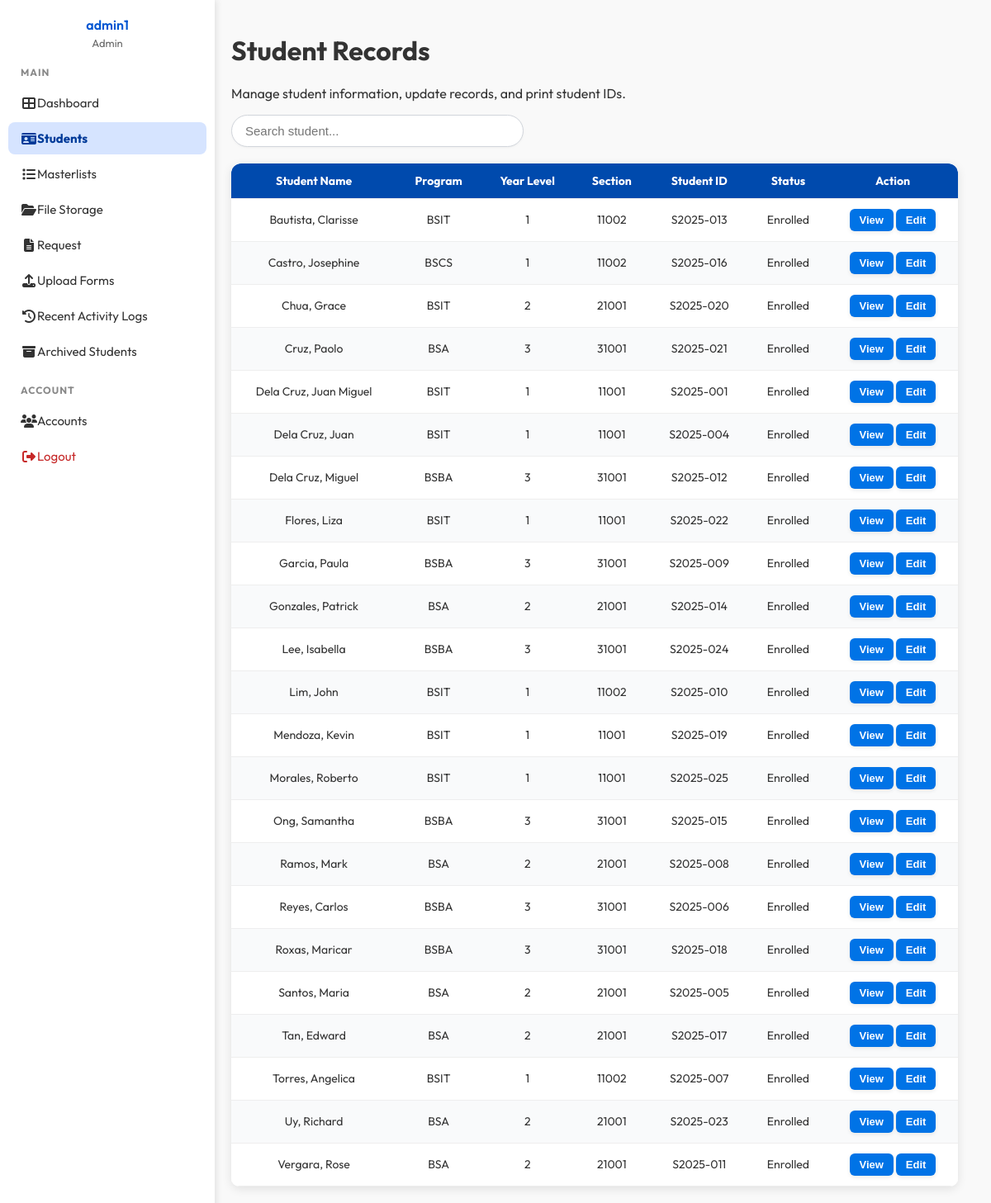
Page /admin/StudentInfo.php (signed in) on the committed database.
### tables this page shows
CREATE TABLE `users` (
  `user_id` int(11) NOT NULL,
  `username` varchar(255) DEFAULT NULL,
  `email` varchar(255) NOT NULL,
  `password_hash` text DEFAULT NULL,
  `role_id` int(11) DEFAULT NULL,
  `active` tinyint(1) DEFAULT NULL
);

CREATE TABLE `roles` (
  `role_id` int(11) NOT NULL,
  `name` varchar(255) DEFAULT NULL,
  `description` text DEFAULT NULL
);

CREATE TABLE `students` (
  `student_id` varchar(255) NOT NULL,
  `user_id` int(11) DEFAULT NULL,
  `first_name` varchar(255) DEFAULT NULL,
  `last_name` varchar(255) DEFAULT NULL,
  `birthdate` date DEFAULT NULL,
  `gender` varchar(255) DEFAULT NULL,
  `program` varchar(50) NOT NULL,
  `year_level` int(11) DEFAULT NULL,
  `section` int(10) NOT NULL,
  `student_status` varchar(255) DEFAULT NULL,
  `photo_path` text DEFAULT NULL,
  `date_registered` date DEFAULT NULL,
  `email` varchar(255) DEFAULT NULL,
  `contact_no` varchar(255) DEFAULT NULL
);

CREATE TABLE `academic_background` (
  `id` int(11) NOT NULL,
  `student_id` varchar(50) NOT NULL,
  `primary_school` varchar(255) DEFAULT NULL,
  `primary_year` varchar(10) DEFAULT NULL,
  `secondary_school` varchar(255) DEFAULT NULL,
  `secondary_year` varchar(10) DEFAULT NULL,
  `tertiary_school` varchar(255) DEFAULT NULL,
  `tertiary_year` varchar(10) DEFAULT NULL
);

### admin/StudentInfo.php (the view, shortened to what this page needs)
<?php
require_once __DIR__ . "/../Database/connection.php";
$resAll = $conn->query(
  "SELECT
    s.student_id,
    s.first_name,
    s.last_name,
    s.program,
    s.year_level,
    s.section,
    s.student_status,
    g.name AS guardian_name,
    g.contact_no AS guardian_contact,
    g.address AS guardian_address,
    s.birthdate,
    s.gender,
    s.photo_path,
    ab.primary_school,
    ab.primary_year,
    ab.secondary_school,
    ab.secondary_year,
    ab.tertiary_school,
    ab.tertiary_year
  FROM students s
  LEFT JOIN guardians g ON s.student_id = g.student_id
  LEFT JOIN academic_background ab ON s.student_id = ab.student_id
  ORDER BY s.last_name ASC"
);
$allStudents = $resAll->fetch_all(MYSQLI_ASSOC);
$students = array_slice($allStudents, 0, 50);
?>
<!DOCTYPE html>
<html lang="en">
<head>
  <link rel="stylesheet" href="../components/css/StudentInfo.css">
</head>
<body>
<?php include 'AdminSidenav.php'; ?>
<div class="container">
  <h1>Student Records</h1>
  <p>Manage student information, update records, and print student IDs.</p>
  <div style="position:relative;">
    <input type="text" id="searchInput" placeholder="Search student..." autocomplete="off">
  </div>
  <div class="table-wrapper">
    <table id="studentsTable">
    <thead>
      <tr>
        <th>Student Name</th>
        <th>Program</th>
        <th>Year Level</th>
        <th>Section</th>
        <th>Student ID</th>
        <th>Status</th>
        <th>Action</th>
      </tr>
    </thead>
  <tbody id="studentsBody">
  <?php foreach ($students as $s): ?>
    <tr data-student='<?= json_encode($s, JSON_HEX_APOS | JSON_HEX_QUOT) ?>'>
      <td><?= htmlspecialchars($s['last_name'] . ", " . $s['first_name']) ?></td>
      <td><?= htmlspecialchars($s['program']) ?></td>
      <td><?= htmlspecialchars($s['year_level']) ?></td>
      <td><?= htmlspecialchars($s['section']) ?></td>
      <td><?= htmlspecialchars($s['student_id']) ?></td>
      <td><?= htmlspecialchars($s['student_status']) ?></td>
       <td>
          <button onclick="viewStudent(this)">View</button>
          <button onclick="showDetails(this)">Edit</button>
        </td>
    </tr>
  <?php endforeach; ?>
</tbody>
  </table>
</div>
</body>
</html>

### admin/AdminSidenav.php (shortened to what this page needs)
<?php
  require_once __DIR__ . "/../Database/connection.php";
  $current_page = basename($_SERVER['PHP_SELF']);
  $user_id = $_SESSION['user_id'];
  $stmt = $conn->prepare("
      SELECT u.username, r.name AS role_name
      FROM users u
      JOIN roles r ON u.role_id = r.role_id
      WHERE u.user_id = ?
  ");
  $stmt->bind_param("i", $user_id);
  $stmt->execute();
  $result = $stmt->get_result();
  $user = $result->fetch_assoc();
  $staffName = $user['username'] ?? "Unknown User";
  $staffRole = $user['role_name'] ?? "Unknown Role";
?>
<!DOCTYPE html>
<html lang="en">
<head>
  <link rel="stylesheet" href="https://cdnjs.cloudflare.com/ajax/libs/font-awesome/6.4.0/css/all.min.css">
</head>
<body>
<div class="sidebar collapsed" id="sidebar">
  <div class="sidebar-header">
    <h3 class="sidebar-text"><?= htmlspecialchars($staffName) ?></h3>
    <p class="sidebar-text"><?= htmlspecialchars($staffRole) ?></p>
  </div>
  <div class="sidebar-section">
    <h4 class="sidebar-text">MAIN</h4>
    <a href="index.php" class="<?= $current_page=='index.php' ? 'active' : '' ?>">
      <i class="fas fa-th-large"></i><span class="sidebar-text"> Dashboard</span>
    </a>
    <a href="StudentInfo.php" class="<?= $current_page=='StudentInfo.php' ? 'active' : '' ?>">
      <i class="fas fa-id-card"></i><span class="sidebar-text"> Students</span>
    </a>
    <a href="Masterlist.php" class="<?= $current_page=='Masterlist.php' ? 'active' : '' ?>">
      <i class="fas fa-list"></i><span class="sidebar-text"> Masterlists</span>
    </a>
    <a href="FileStorage.php" class="<?= $current_page=='FileStorage.php' ? 'active' : '' ?>">
      <i class="fas fa-folder-open"></i><span class="sidebar-text"> File Storage</span>
    </a>
    <a href="Request.php" class="<?= $current_page=='Request.php' ? 'active' : '' ?>">
      <i class="fas fa-file-alt"></i><span class="sidebar-text"> Request</span>
    </a>
     <a href="upload_forms.php" class="<?= $current_page=='upload_forms.php' ? 'active' : '' ?>">
      <i class="fas fa-upload"></i><span class="sidebar-text"> Upload Forms</span>
    </a>
    <a href="ActivityLogs.php" class="<?= $current_page=='ActivityLogs.php' ? 'active' : '' ?>">
      <i class="fas fa-history"></i><span class="sidebar-text"> Recent Activity Logs</span>
    </a>
    <a href="ArchivedStudents.php" class="<?= $current_page=='ArchivedStudents.php' ? 'active' : '' ?>">
      <i class="fas fa-archive"></i><span class="sidebar-text"> Archived Students</span>
    </a>
  </div>
  <div class="sidebar-section">
    <h4 class="sidebar-text">ACCOUNT</h4>
    <a href="Accounts.php" class="<?= $current_page=='Accounts.php' ? 'active' : '' ?>">
      <i class="fas fa-users"></i><span class="sidebar-text"> Accounts</span>
    </a>
    <a href="../Database/logout.php" class="logout">
      <i class="fas fa-sign-out-alt"></i><span class="sidebar-text"> Logout</span>
    </a>
  </div>
</div>
</body>
</html>

### components/css/StudentInfo.css (style rules this page uses)
body { margin: 0; font-family: 'Outfit', sans-serif; background: linear-gradient(145deg, #eef2f7, #f9fafc); color: #333; min-height: 100vh; display: flex; flex-direction: column; padding-top: 0; overflow-x: hidden; }
.container { flex: 1; margin-left: 240px; padding: 20px 40px; transition: margin-left 0.3s ease; box-sizing: border-box; position: relative; background: none; align-items: flex-start; }
#searchInput { padding: 10px 16px; width: 320px; border: 1px solid #d1d5db; border-radius: 25px; font-size: 15px; background: #fff; transition: all 0.2s ease; box-shadow: 0 1px 3px rgba(0,0,0,0.04); }
.table-wrapper { width: 100%; border-collapse: collapse; background: #fff; border-radius: 10px; overflow: hidden; box-shadow: 0 3px 12px rgba(0,0,0,0.1); margin-top: 20px; }
#studentsTable { width: 100%; border-collapse: separate; border-spacing: 0; background: white; font-size: 14px; }
#studentsTable thead { background: #004aad; color: #fff; }
#studentsTable th, #studentsTable td { padding: 12px 15px; text-align: center; border-bottom: 1px solid #eee; }
#studentsTable th:first-child { border-top-left-radius: 12px; }
#studentsTable th:last-child { border-top-right-radius: 12px; }
#studentsTable tbody tr:nth-child(even) { background-color: #f9fafb; }
#studentsTable tbody tr:nth-child(odd) { background-color: #ffffff; }
#studentsTable button { padding: 6px 12px; border: none; border-radius: 6px; cursor: pointer; font-size: 13px; background: #0073e6; color: #fff; transition: background 0.3s ease; }
button { padding: 8px 16px; border-radius: 8px; border: none; font-weight: 600; cursor: pointer; transition: all 0.25s ease; box-shadow: 0 2px 5px rgba(0,0,0,0.08); }

### admin/AdminSidenav.php (style rules this page uses)
body { margin: 0; font-family: 'Outfit', sans-serif; background: #f9f9f9; color: #333; display: flex; }
.sidebar { position: fixed; left: 0; top: 0; height: 100%; width: 240px; background: #fff; color: #333; box-shadow: 2px 0 8px rgba(0,0,0,0.1); padding: 20px 10px; transition: width 0.3s ease; overflow-y: auto; z-index: 1000; }
.sidebar-header { text-align: center; margin-bottom: 20px; }
.sidebar-header h3 { margin: 0; font-size: 16px; font-weight: 600; color: #0056d2; }
.sidebar-header p { font-size: 13px; color: #666; margin: 4px 0 0; }
.sidebar-section { margin-bottom: 20px; }
.sidebar-section h4 { margin: 10px 15px; font-size: 12px; text-transform: uppercase; color: #888; letter-spacing: 1px; }
.sidebar a { display: flex; align-items: center; text-decoration: none; color: #333; padding: 10px 15px; border-radius: 8px; margin: 4px 0; transition: background 0.3s, color 0.3s; font-size: 15px; }
.sidebar a i { font-size: 16px; width: 20px; text-align: center; }
.sidebar a.active { background: #d6e4ff; color: #003b99; font-weight: bold; }
.sidebar a.logout { color: #c62828; }

### rows in the picture
users: username "admin1", role.name "Admin"
students: last_name+first_name "Bautista, Clarisse", program "BSIT", year_level "1", section "11002", student_id "S2025-013", student_status "Enrolled"
students: last_name+first_name "Castro, Josephine", program "BSCS", year_level "1", section "11002", student_id "S2025-016", student_status "Enrolled"
students: last_name+first_name "Chua, Grace", program "BSIT", year_level "2", section "21001", student_id "S2025-020", student_status "Enrolled"
students: last_name+first_name "Cruz, Paolo", program "BSA", year_level "3", section "31001", student_id "S2025-021", student_status "Enrolled"
students: last_name+first_name "Dela Cruz, Juan Miguel", program "BSIT", year_level "1", section "11001", student_id "S2025-001", student_status "Enrolled"
academic_background: student.first_name "Dela Cruz, Juan", student.program "BSIT", student.year_level "1", student.section "11001", student.student_id "S2025-004", student.student_status "Enrolled"
students: last_name+first_name "Dela Cruz, Miguel", program "BSBA", year_level "3", section "31001", student_id "S2025-012", student_status "Enrolled"
students: last_name+first_name "Flores, Liza", program "BSIT", year_level "1", section "11001", student_id "S2025-022", student_status "Enrolled"
students: last_name+first_name "Garcia, Paula", program "BSBA", year_level "3", section "31001", student_id "S2025-009", student_status "Enrolled"
students: last_name+first_name "Gonzales, Patrick", program "BSA", year_level "2", section "21001", student_id "S2025-014", student_status "Enrolled"
students: last_name+first_name "Lee, Isabella", program "BSBA", year_level "3", section "31001", student_id "S2025-024", student_status "Enrolled"
students: last_name+first_name "Lim, John", program "BSIT", year_level "1", section "11002", student_id "S2025-010", student_status "Enrolled"
students: last_name+first_name "Mendoza, Kevin", program "BSIT", year_level "1", section "11001", student_id "S2025-019", student_status "Enrolled"
students: last_name+first_name "Morales, Roberto", program "BSIT", year_level "1", section "11001", student_id "S2025-025", student_status "Enrolled"
students: last_name+first_name "Ong, Samantha", program "BSBA", year_level "3", section "31001", student_id "S2025-015", student_status "Enrolled"
students: last_name+first_name "Ramos, Mark", program "BSA", year_level "2", section "21001", student_id "S2025-008", student_status "Enrolled"
students: last_name+first_name "Reyes, Carlos", program "BSBA", year_level "3", section "31001", student_id "S2025-006", student_status "Enrolled"
students: last_name+first_name "Roxas, Maricar", program "BSBA", year_level "3", section "31001", student_id "S2025-018", student_status "Enrolled"
students: last_name+first_name "Santos, Maria", program "BSA", year_level "2", section "21001", student_id "S2025-005", student_status "Enrolled"
students: last_name+first_name "Tan, Edward", program "BSA", year_level "2", section "21001", student_id "S2025-017", student_status "Enrolled"
students: last_name+first_name "Torres, Angelica", program "BSIT", year_level "1", section "11002", student_id "S2025-007", student_status "Enrolled"
students: last_name+first_name "Uy, Richard", program "BSA", year_level "2", section "21001", student_id "S2025-023", student_status "Enrolled"
students: last_name+first_name "Vergara, Rose", program "BSA", year_level "2", section "21001", student_id "S2025-011", student_status "Enrolled"
